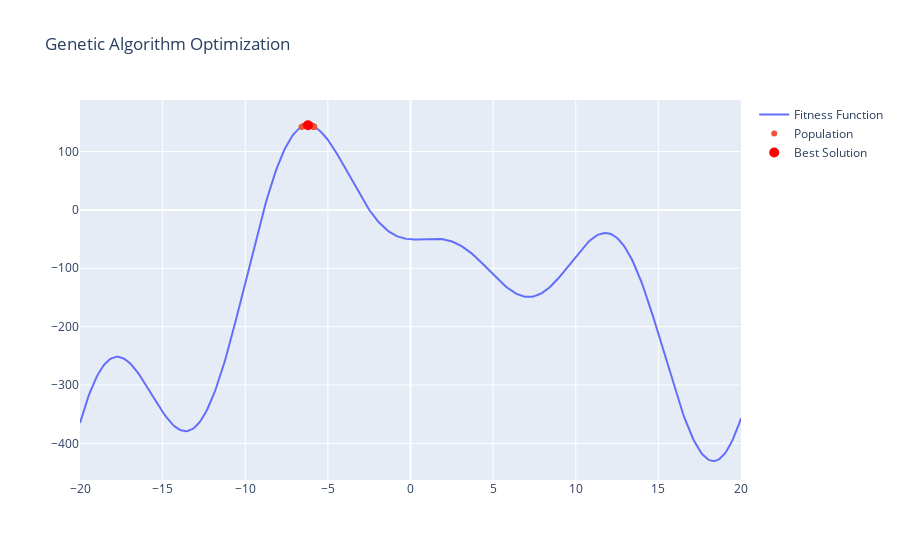

Source (notebook cell):
### Markdown cell above
# 2024_AI_BU_04

다음의 코드는 유전 알고리즘을 통해 파란 선의 -20 부터 +20 구간 내에서 가장 큰 지점을 찾습니다. 잘 된 예시와 유사하게, 모든 인구(population)가 구간 내에서 가장 높은 봉우리 주변에 모일 수 있도록 아래의 세 파라미터를 수정하세요. 수정한 내용을 설명하는 주석을 코드 내에 작성하세요. 수정한 뒤, 코드를 실행해 결과 화면을 보이고, 저장하여 제출하세요. 지정된 세 가지 파라미터 외의 다른 부분은 수정하지 마세요.


### 잘 된 예시
<div>
<img src="https://share.cleanshot.com/9MwHT8Ln+" width="300px"/>
</div>

### 잘못된 예시
<div>
<img src="https://share.cleanshot.com/TRy3lJcq+" width="300px"/>
</div>

### Code cell
# %%
import numpy as np
import plotly.graph_objs as go
import plotly.express as px


# Define the fitness function
def fitness_function(x):
    x = x + 5
    return 120 * np.cos(0.4 * x) - 80 * np.sin(0.6 * x) + 50 * np.sin(0.2 * x) + 0.05 * x**3 - 1.5 * x**2

# Parameters for the genetic algorithm
# Q1. 이 부분의 세 가지 파라미터를 변경하여 최적점에 가까운 하나의 봉우리에 모든 결과값이 수렴할 수 있도록 수정하고, 수정한 이유를 주석으로 설명하세요.
population_size = 100  # 개체 수를 증가시켜 다양성을 확보하고 탐색 범위를 넓혔습니다.
num_generations = 5   # 세대 수를 늘려 더 많은 반복을 통해 안정적인 수렴을 유도했습니다.
mutation_rate = 0.01   # 돌연변이 확률을 높여 지역 최적점에서 벗어날 가능성을 증가시켰습니다.

# Generate initial population
population = np.random.uniform(-15, 10, population_size)

# Genetic Algorithm
for generation in range(num_generations):
    # Evaluate fitness
    fitness = fitness_function(population)

    # Selection (select top 50% individuals)
    sorted_indices = np.argsort(fitness)
    population = population[sorted_indices]
    population = population[len(population) // 2 :]

    # Crossover (create new population)
    offspring = []
    for i in range(population_size - len(population)):
        parent1 = np.random.choice(population)
        parent2 = np.random.choice(population)
        child = (parent1 + parent2) / 2
        offspring.append(child)
    population = np.concatenate((population, offspring))

    # Mutation
    for i in range(len(population)):
        if np.random.uniform() < mutation_rate:
            population[i] += np.random.uniform(-2, 2)

# Final evaluation
fitness = fitness_function(population)
best_solution = population[np.argmax(fitness)]
best_fitness = np.max(fitness)

# Plotting the results
x = np.linspace(-20, 20, 400)
y = fitness_function(x)

fig = go.Figure()
fig.add_trace(go.Scatter(x=x, y=y, mode="lines", name="Fitness Function"))
fig.add_trace(
    go.Scatter(
        x=population, y=fitness_function(population), mode="markers", name="Population"
    )
)
fig.add_trace(
    go.Scatter(
        x=[best_solution],
        y=[best_fitness],
        mode="markers",
        marker=dict(color="red", size=10),
        name="Best Solution",
    )
)

fig.update_layout(
    title="Genetic Algorithm Optimization"#, xaxis_title="x", yaxis_title="f(x) = x^2"
)

fig.show()

### Figure 1 — Plotly figure (JSON) as saved in the notebook; plotly's stock layout.template omitted (floating-point values rounded to 4 significant figures; data arrays with more than 128 entries replaced by an {"elided": "..."} marker saying what was removed)
{"data": [{"mode": "lines", "name": "Fitness Function", "type": "scatter", "x": {"elided": "400 float values"}, "y": {"elided": "400 float values"}}, {"mode": "markers", "name": "Population", "type": "scatter", "x": [-6.596, -5.819, -5.835, -5.85, -5.872, -5.887, -5.892, -5.894, -5.897, -5.897, -6.513, -5.923, -6.489, -5.946, -5.96, -5.961, -5.963, -6.452, -5.967, -5.97, -5.977, -5.999, -6.008, -6.01, -6.016, -6.021, -6.024, -6.03, -6.034, -6.034, -6.037, -6.371, -6.359, -6.076, -6.079, -6.329, -6.091, -6.102, -6.114, -6.115, -6.131, -6.134, -6.144, -6.269, -6.161, -6.253, -6.168, -6.178, -6.191, -6.205, -6.161, -6.308, -5.959, -5.982, -6.068, -5.91, -6.2, -6.014, -6.169, -6.016, -6.174, -6.158, -6.131, -6.411, -6.047, -5.917, -5.882, -6.014, -6.278, -6.132, -6.111, -5.981, -6.201, -6.057, -6.014, -5.906, -5.879, -6.061, -5.936, -6.16, -6.076, -6.267, -5.97, -6.075, -6.256, -6.193, -5.871, -6.103, -6.084, -5.992, -5.894, -6.075, -6.051, -6.176, -6.1, -6.103, -6.004, -5.93, -6.029, -5.97], "y": [142.1, 142.2, 142.4, 142.6, 142.9, 143.1, 143.1, 143.2, 143.2, 143.2, 143.2, 143.5, 143.5, 143.7, 143.9, 143.9, 143.9, 143.9, 143.9, 144.0, 144.0, 144.2, 144.3, 144.3, 144.3, 144.4, 144.4, 144.4, 144.5, 144.5, 144.5, 144.6, 144.6, 144.7, 144.7, 144.8, 144.8, 144.8, 144.9, 144.9, 144.9, 144.9, 145.0, 145.0, 145.0, 145.0, 145.0, 145.0, 145.1, 145.1, 145.0, 144.9, 143.9, 144.1, 144.7, 143.3, 145.1, 144.3, 145.0, 144.3, 145.0, 145.0, 144.9, 144.3, 144.5, 143.4, 143.0, 144.3, 145.0, 144.9, 144.9, 144.1, 145.1, 144.6, 144.3, 143.3, 143.0, 144.6, 143.6, 145.0, 144.7, 145.0, 144.0, 144.7, 145.0, 145.1, 142.9, 144.8, 144.8, 144.1, 143.2, 144.7, 144.6, 145.0, 144.8, 144.8, 144.2, 143.6, 144.4, 144.0]}, {"marker": {"color": "red", "size": 10}, "mode": "markers", "name": "Best Solution", "type": "scatter", "x": [-6.205], "y": [145.1]}], "layout": {"title": {"text": "Genetic Algorithm Optimization"}}}
